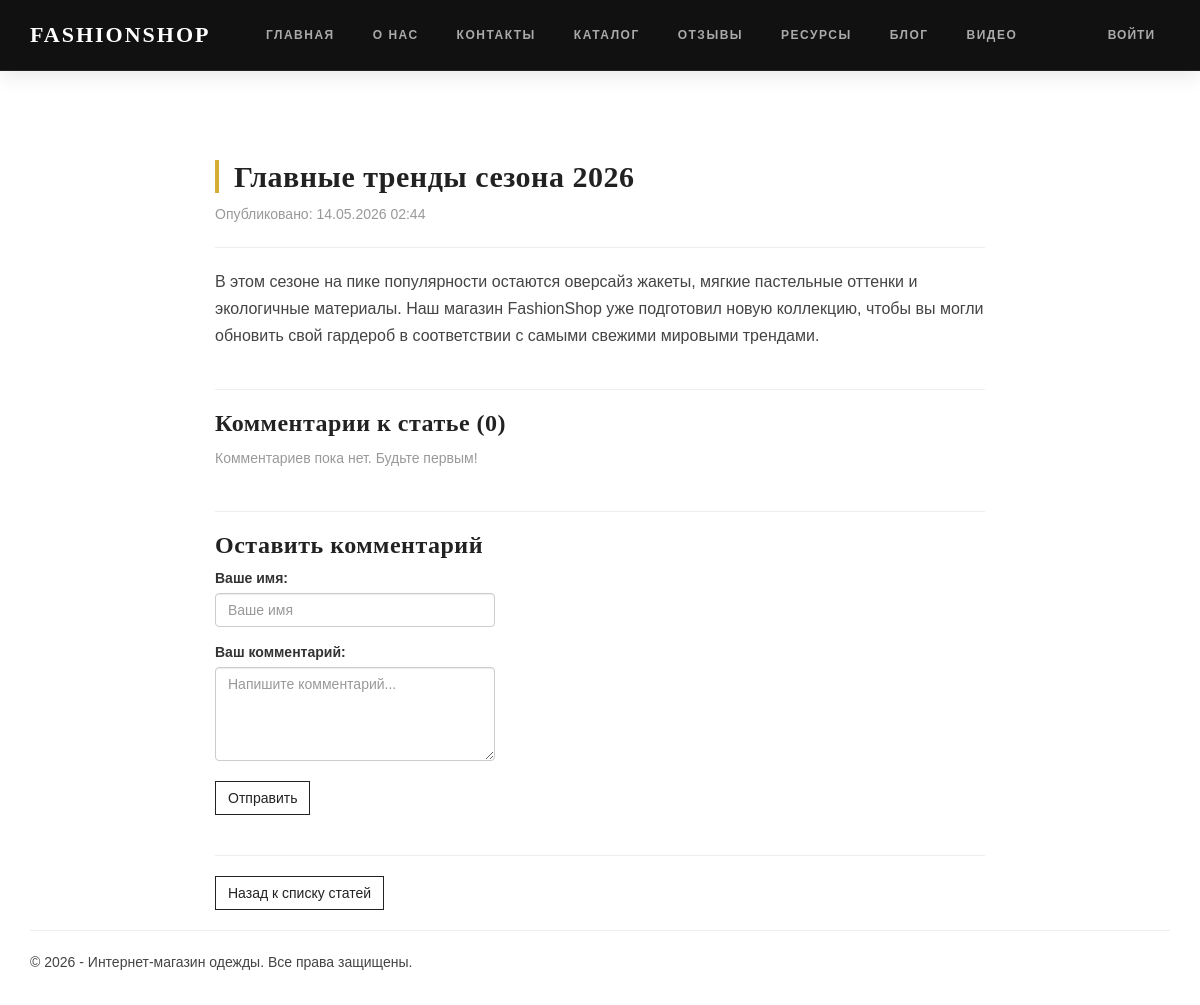
Screenshot of /blogpost/1/ with the database file from the repository.
### app/models.py (models this page shows, shortened)
class Blog(models.Model):
    title = models.CharField(max_length=100, unique=True, verbose_name="Заголовок статьи")
    short_description = models.CharField(max_length=255, verbose_name="Краткое содержание статьи")
    content = models.TextField(verbose_name="Полное содержание статьи")
    image = models.ImageField(upload_to="media/", verbose_name="Картинка к статье", blank=True, null=True)
    posted = models.DateTimeField(default=datetime.now, db_index=True, verbose_name="Опубликована")
    class Meta:
        ordering = ['-posted']
        verbose_name = "Статья блога"
        verbose_name_plural = "Статьи блога"

### app/views.py (the view)
# urls.py: path('blogpost/<int:parametr>/', views.blogpost, name='blogpost'),
def blogpost(request, parametr):
    assert isinstance(request, HttpRequest)
    post_1 = get_object_or_404(Blog, id=parametr)
    comments = Comment.objects.filter(post=parametr)
    if request.method == "POST":
        form = CommentForm(request.POST)
        if form.is_valid():
            comment_f = form.save(commit=False)
            comment_f.post = post_1
            comment_f.save()
            return redirect('blogpost', parametr=post_1.id)
    else:
        form = CommentForm()
    return render(
        request,
        'app/blogpost.html',
        {
            'post_1': post_1,
            'comments': comments,
            'form': form,
            'year': datetime.now().year,
        }
    )

### app/forms.py
class CommentForm(forms.ModelForm):
    class Meta:
        model = Comment
        fields = ('author', 'text')
        widgets = {
            'author': forms.TextInput(attrs={'class': 'form-control', 'placeholder': 'Ваше имя'}),
            'text': forms.Textarea(attrs={'class': 'form-control', 'rows': 4, 'placeholder': 'Напишите комментарий...'}),
        }

### app/templates/app/blogpost.html (shortened to what this page needs)
{% extends "app/layout.html" %}
{% block content %}
<div class="container" style="margin-top: 30px; max-width: 800px;">
    <h2>{{ post_1.title }}</h2>
    <p class="text-muted">Опубликовано: {{ post_1.posted|date:"d.m.Y H:i" }}</p>
    <hr />
    <div style="font-size: 16px; line-height: 1.7; margin-bottom: 40px; color: #444;">
        {{ post_1.content|linebreaks }}
    </div>
    <hr />
    <div class="comments-section" style="margin-bottom: 40px;">
        <h3>Комментарии к статье ({{ comments.count }})</h3>
        {% for comment in comments %}
        <div class="comment-card" style="margin-bottom: 15px; padding: 15px; background-color: #f8f9fa; border-left: 4px solid #555; border-radius: 4px;">
            <h5 style="margin-bottom: 5px;"><strong>{{ comment.author }}</strong> <small class="text-muted" style="margin-left: 10px;">{{ comment.posted|date:"d.m.Y H:i" }}</small></h5>
            <p style="margin-bottom: 0; font-size: 15px;">{{ comment.text|linebreaksbr }}</p>
        </div>
        {% empty %}
        <p class="text-muted">Комментариев пока нет. Будьте первым!</p>
        {% endfor %}
    </div>
    <hr />
    <div class="comment-form-section" style="margin-bottom: 40px; max-width: 600px;">
        <h3>Оставить комментарий</h3>
        <form method="POST">
            <div class="form-group" style="margin-bottom: 15px;">
                <label>Ваше имя:</label>
                {{ form.author }}
            </div>
            <div class="form-group" style="margin-bottom: 20px;">
                <label>Ваш комментарий:</label>
                {{ form.text }}
            </div>
            <button type="submit" class="btn btn-default">Отправить</button>
        </form>
    </div>
    <hr />
    <a href="{% url 'blog' %}" class="btn btn-default">Назад к списку статей</a>
</div>
{% endblock %}

### app/static/app/content/site.css (style rules this page uses)
body { padding-top: 50px; padding-bottom: 20px; }
input, select, textarea { max-width: 280px; }
h1, h2, h3 { color: #222222; font-family: 'Playfair Display', 'Georgia', serif; font-weight: 700; letter-spacing: 0.5px; }
h2 { border-left: 4px solid #d4af37; padding-left: 15px; margin-top: 30px; }
p { font-family: 'Helvetica Neue', Arial, sans-serif; color: #444444; line-height: 1.7 !important; }
.btn-default { border-radius: 0px !important; border: 1px solid #222222 !important; color: #222222 !important; background: transparent !important; transition: all 0.3s ease; }
body, p, a, button, input, label { font-family: 'Montserrat', sans-serif !important; }
body { padding-top: 100px !important; background-color: #ffffff; }

### rows the page displays
Blog: title "Главные тренды сезона 2026", posted "14.05.2026 02:44", content "В этом сезоне на пике популярности остаются оверсайз жакеты, мягкие пастельные оттенки и экологичные материалы. Наш магазин FashionShop уже подготовил новую коллекцию, чтобы вы могли обновить свой гардероб в соответствии с самыми свежими мировыми трендами."

### other values shown
{{ comments.count }} "0"
